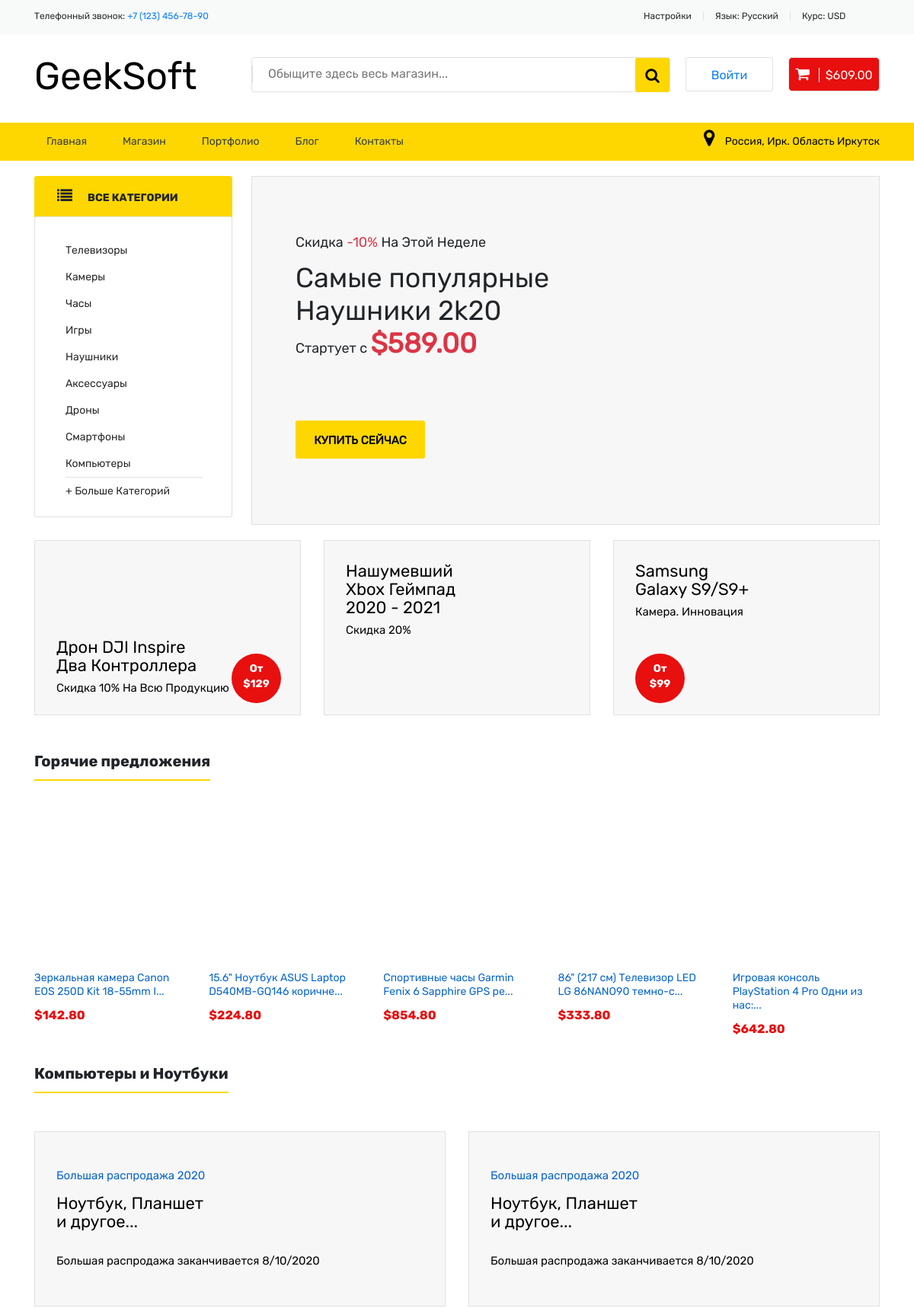
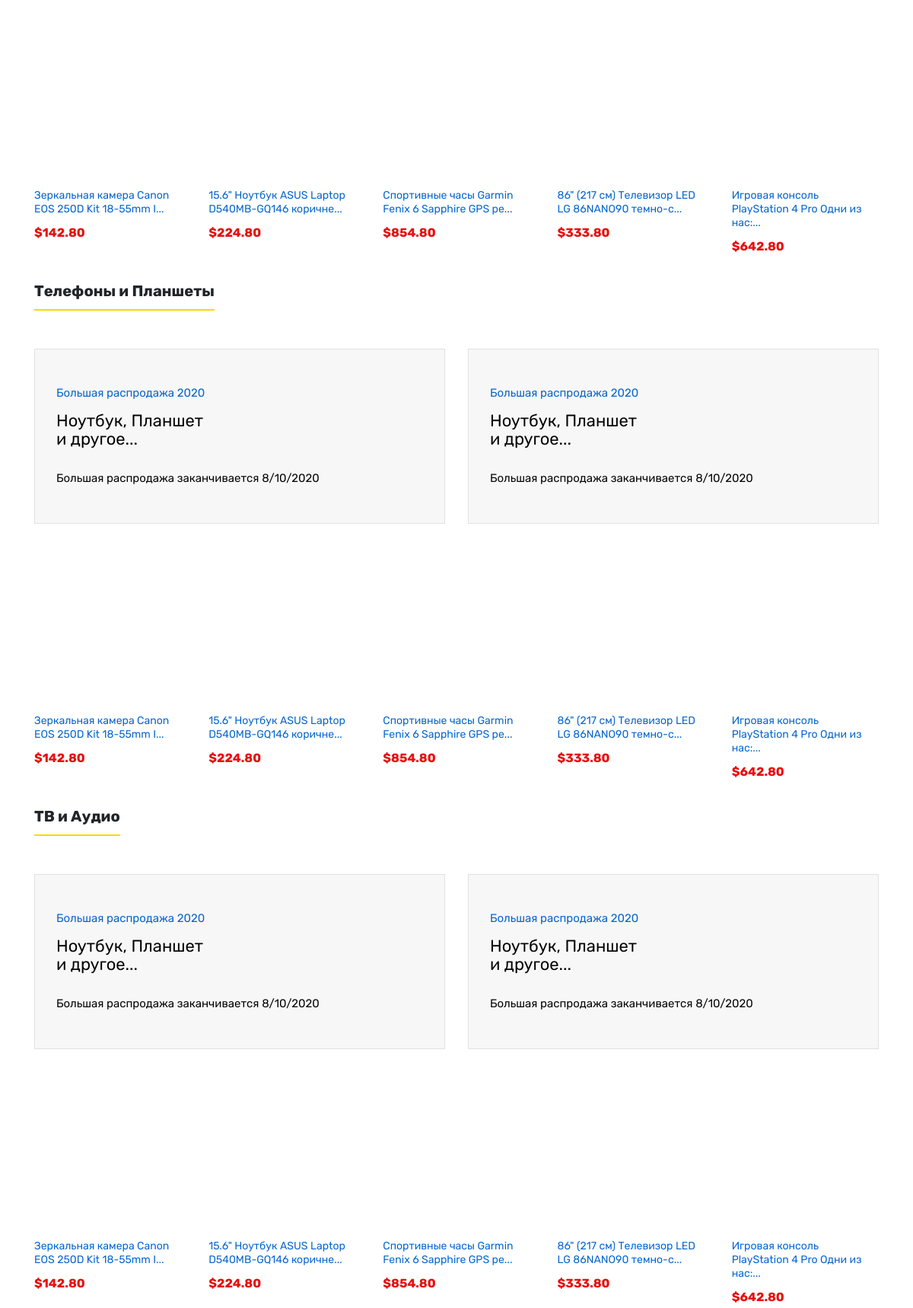
The page / (upper part) on the database its author committed (2 pictures, top to bottom).
### tables this page shows
CREATE TABLE categories
(
    id integer primary key autoincrement,
    title text
);

CREATE TABLE products
(
    id integer primary key autoincrement,
    title text,
    image_url text,
    price real,
    count integer,
    mini_description text,
    specifications text,
    description text
);

### app.py (the view)
@app.route('/')
def main():
    conn = sqlite3.connect(db_path)
    cur = conn.cursor()
    cur.execute('''select title, image_url, price from products;''')
    products = []
    for item in cur.fetchall():
        products.append(list(item))
    shuffle(products)
    context.update({'products': products})
    cur.execute("select title from categories;")
    categories_list = []
    for item in cur.fetchall():
        categories_list.append(item[0])
    context.update({'categories': categories_list})
    conn.close()
    return render_template("index.html", **context)

### templates/index.html (shortened to what this page needs)
{% extends 'base.html' %}
{% block main %}
    <main>
        <div class="container">
            <div class="offer">
                <div class="row">
                    <div class="col-md-3">
                        <div class="categories">
                            <div class="categories_title text-uppercase">
                                <p><i class="fa fa-list" aria-hidden="true"></i>Все категории</p>
                            </div>
                            <div class="categories_list">
                                <ul>
                                    {% for item in categories %}
                                        <li><a href="/shop?category={{ item }}">{{ item }}</a></li>
                                    {% endfor %}
                                    <li>
                                        <div class="categories_more">
                                            <a href="/shop/">+ Больше Категорий</a>
                                        </div>
                                    </li>
                                </ul>
                            </div>
                        </div>
                    </div>
                    <div class="col-md-9">
                        <div class="main_offer_block">
                            <p>Скидка <span class="text-danger">-10%</span> На Этой Неделе</p>
                            <h1>Самые популярные
                                <br>Наушники 2k20</h1>
                            <p>Стартует с <span class="text-danger">$589.00</span></p>
                            <a href="/details/"><input type="submit" name="" value="Купить сейчас"></a>
                        </div>
                    </div>
                    <div class="col-md-4">
                        <a href="/details/">
                            <div class="little_offer_block little_offer_block-first">
                                <div class="price">
                                    От <br> $129
                                </div>
                                <h2>Дрон DJI Inspire
                                    <br>Два Контроллера</h2>
                                <p>Скидка 10% На Всю Продукцию</p>
                            </div>
                        </a>
                    </div>
                    <div class="col-md-4">
                        <a href="/details/">
                            <div class="little_offer_block">
                                <h2>Нашумевший
                                    <br>Xbox Геймпад
                                    <br>2020 - 2021</h2>
                                <p>Скидка 20%</p>
                            </div>
                        </a>
                    </div>
                    <div class="col-md-4">
                        <a href="/details/">
                            <div class="little_offer_block">
                                <div class="price">
                                    От<br>$99
                                </div>
                                <h2>Samsung <br>Galaxy S9/S9+</h2>
                                <p>Камера. Инновация</p>
                            </div>
                        </a>
                    </div>
                </div>
            </div>
            <div class="products_block">
                <h2 class="section_title">Горячие предложения</h2>
                <div class="row products_list_block">
                    <div class="products_card_wrapper">
                        {% for product in products[:5] %}
                            <div class="col-md-2">
                                <div class="product_card ">
                                    <a href="/details?title={{ product[0] }}">
                                        <div class="product_card_img"
                                             style="background-image: url({{ product[1] }})"></div>
                                        <p class="product_card_title">{{ product[0][:46] }}...</p>
                                        <p class="price text-black">&dollar;{{ product[2] }}0</p>
                                    </a>
                                </div>
                            </div>
                        {% endfor %}
                    </div>
                </div>
            </div>
            <div class="products_block">
                <h2 class="section_title">Компьютеры и Ноутбуки</h2>
                <div class="row products_list_block">
                    <div class="col-md-6">
                        <a href="/details/">
                            <div class="little_offer_block">
                                <p class="sale_block_title">Большая распродажа 2020</p>
                                <h2>Ноутбук, Планшет
                                    <br>и другое...</h2>
                                <p class="ends_in">Большая распродажа заканчивается 8/10/2020</p>
                            </div>
                        </a>
                    </div>
                    <div class="col-md-6">
                        <a href="/details/">
                            <div class="little_offer_block">
                                <p class="sale_block_title">Большая распродажа 2020</p>
                                <h2>Ноутбук, Планшет
                                    <br>и другое...</h2>
                                <p class="ends_in">Большая распродажа заканчивается 8/10/2020</p>
                            </div>
                        </a>
                    </div>
                    <div class="products_card_wrapper">
                        {% for product in products[:5] %}
                            <div class="col-md-2">
                                <div class="product_card ">
                                    <a href="/details?title={{ product[0] }}">
                                        <div class="product_card_img"
                                             style="background-image: url({{ product[1] }})"></div>
                                        <p class="product_card_title">{{ product[0][:46] }}...</p>
                                        <p class="price text-black">&dollar;{{ product[2] }}0</p>
                                    </a>
                                </div>
                            </div>
                        {% endfor %}
                    </div>
                </div>
            </div>
            <div class="products_block">
                <h2 class="section_title">Телефоны и Планшеты</h2>
                <div class="row products_list_block">
                    <div class="col-md-6">
                        <a href="/details/">
                            <div class="little_offer_block">
                                <p class="sale_block_title">Большая распродажа 2020</p>
                                <h2>Ноутбук, Планшет
                                    <br>и другое...</h2>
                                <p class="ends_in">Большая распродажа заканчивается 8/10/2020</p>
                            </div>
                        </a>
                    </div>
                    <div class="col-md-6">
                        <a href="/details/">
                            <div class="little_offer_block">
                                <p class="sale_block_title">Большая распродажа 2020</p>
                                <h2>Ноутбук, Планшет
                                    <br>и другое...</h2>
                                <p class="ends_in">Большая распродажа заканчивается 8/10/2020</p>
                            </div>
                        </a>
                    </div>
                    <div class="products_card_wrapper">
                        {% for product in products[:5] %}
                            <div class="col-md-2">
                                <div class="product_card ">
                                    <a href="/details?title={{ product[0] }}">
                                        <div class="product_card_img"
                                             style="background-image: url({{ product[1] }})"></div>
                                        <p class="product_card_title">{{ product[0][:46] }}...</p>
                                        <p class="price text-black">&dollar;{{ product[2] }}0</p>
                                    </a>
                                </div>
                            </div>
                        {% endfor %}
                    </div>
                </div>
            </div>
            <div class="products_block">
                <h2 class="section_title">ТВ и Аудио</h2>
                <div class="row products_list_block">
                    <div class="col-md-6">
                        <a href="/details/">
                            <div class="little_offer_block">
                                <p class="sale_block_title">Большая распродажа 2020</p>
                                <h2>Ноутбук, Планшет
                                    <br>и другое...</h2>
                                <p class="ends_in">Большая распродажа заканчивается 8/10/2020</p>
                            </div>
                        </a>
                    </div>
                    <div class="col-md-6">
                        <a href="/details/">
                            <div class="little_offer_block">
                                <p class="sale_block_title">Большая распродажа 2020</p>
                                <h2>Ноутбук, Планшет
                                    <br>и другое...</h2>
                                <p class="ends_in">Большая распродажа заканчивается 8/10/2020</p>
                            </div>
                        </a>
                    </div>
                    <div class="products_card_wrapper">
                        {% for product in products[:5] %}
                            <div class="col-md-2">
                                <div class="product_card ">
                                    <a href="/details?title={{ product[0] }}">
                                        <div class="product_card_img"
                                             style="background-image: url({{ product[1] }})"></div>
                                        <p class="product_card_title">{{ product[0][:46] }}...</p>
                                        <p class="price text-black">&dollar;{{ product[2] }}0</p>
                                    </a>
                                </div>
                            </div>
                        {% endfor %}
                    </div>
                </div>
            </div>
        </div>
    </main>
{% endblock %}

### static/css/main.css (style rules this page uses)
body { font-family: "Rubik", sans-serif; }
p { font-size: 14px; line-height: 18px; font-weight: 400; }
main { margin-top: 20px; }
.categories { margin: 10px auto; }
.categories_title { font-family: "Rubik-bold", sans-serif; border-radius: 3px; width: 260px; background-color: #fed700; font-size: 14px; font-weight: 500; vertical-align: middle; margin: -10px auto 0; }
.categories_title p { padding: 18px 30px; vertical-align: middle; margin-bottom: 0; }
.categories_title p i { font-size: 20px; padding-right: 20px; margin-top: -2px; }
.categories_list { width: 260px; background-color: #ffffff; border: 1px solid #e1e1e1; border-radius: 3px; padding-top: 26px; margin: -3px auto 0; }
.categories_list li { list-style-type: none; font-size: 14px; line-height: 35px; }
.categories_list li a { font-weight: 400; color: #242424; }
.categories_more { border-top: 1px solid #e1e1e1; width: 180px; }
.main_offer_block { background-color: #f7f7f7; border: 1px solid #e1e1e1; width: 100%; height: 100%; padding: 77px 57px; }
.main_offer_block p { font-size: 18px; }
.main_offer_block h1 { font-size: 36px; padding-bottom: 5px; }
.main_offer_block p:last-of-type span { font-size: 36px; font-weight: 800; }
.main_offer_block input { width: 170px; height: 50px; background-color: #fed700; font-size: 15px; font-weight: 800; line-height: 50px; text-align: center; margin-top: 70px; border: 0; border-radius: 3px; text-transform: uppercase; }
.little_offer_block { background-color: #f7f7f7; border: 1px solid #e1e1e1; height: 230px; padding: 28px; margin-top: 20px; margin-bottom: 30px; color: #000; transition: 0.3s; }
.little_offer_block h2 { font-size: 22px; line-height: 24px; }
.little_offer_block p { font-size: 15px; line-height: 18px; }
.little_offer_block .price { font-family: "Rubik-bold"; position: absolute; width: 65px; height: 65px; background-color: #e80f0f; border-radius: 100%; font-size: 14px; line-height: 20px; font-weight: 500; color: #fff; text-align: center; padding-top: 10px; margin-top: 120px; }
.little_offer_block .sale_block_title { color: #0363cd; margin-top: 20px; }
.little_offer_block p.ends_in { margin-top: 30px; }
.little_offer_block-first h2 { margin-top: 100px; }
.little_offer_block-first .price { margin-left: 230px; }
.products_block { margin-top: 20px; }
.products_block h2.section_title { display: inline-block; font-family: "Rubik-bold"; font-size: 20px; line-height: 18px; border-bottom: 2px solid #fed700; padding-bottom: 15px; margin-bottom: 30px; }
.products_card_wrapper { display: flex; justify-content: space-between; }
.product_card { width: 190px; }
.product_card .product_card_img { height: 210px; transition: 0.3s; background-size: 190px; background-position: center; background-repeat: no-repeat; }
.product_card .product_card_title { font-size: 14.1px; line-height: 18px; color: #0363cd; padding-top: 10px; margin-bottom: 10px; }
.price { font-family: "Rubik-bold"; font-size: 16px; line-height: 24px; font-weight: 500; color: #e80f0f; float: left; }

### rows shown on the page
categories: title "Телевизоры"
categories: title "Камеры"
categories: title "Часы"
categories: title "Игры"
categories: title "Наушники"
categories: title "Аксессуары"
categories: title "Дроны"
categories: title "Смартфоны"
categories: title "Компьютеры"
products: title "Зеркальная камера Canon EOS 250D Kit 18-55mm I", price "142.8"
products: title "15.6\" Ноутбук ASUS Laptop D540MB-GQ146 коричне", price "224.8"
products: title "Спортивные часы Garmin Fenix 6 Sapphire GPS ре", price "854.8"
products: title "86\" (217 см) Телевизор LED LG 86NANO90 темно-с", price "333.8"
products: title "Игровая консоль PlayStation 4 Pro Одни из нас:", price "642.8"
